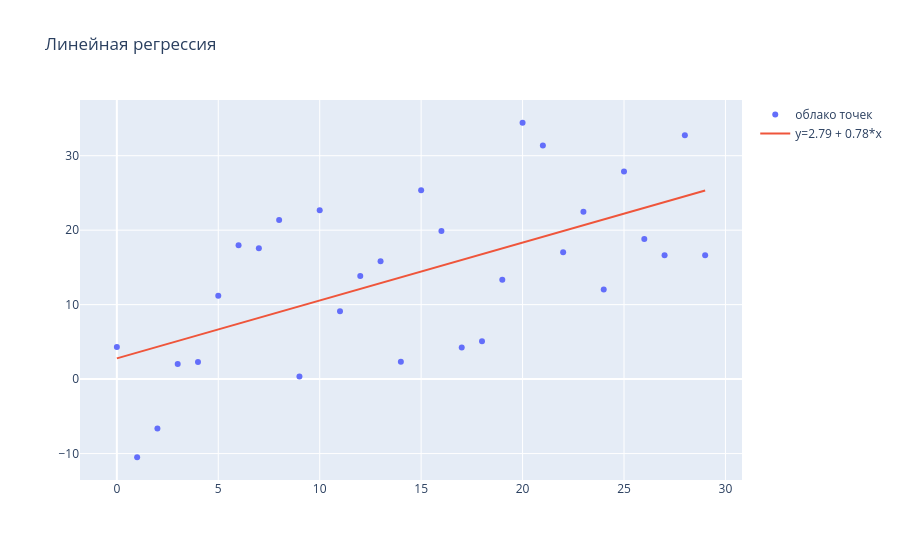

The notebook cell this image was saved under:
### Code cell
import plotly.graph_objects as go

fig = go.Figure()
fig.add_trace(
    go.Scatter(
        y=y1,
        x=x,
        mode='markers',
        name='облако точек')
)
name = f'y={b0:.2f} + {b1:.2f}*x'
fig.add_trace(
    go.Scatter(
        y=y_pred,
        x=x,
        mode='lines',
        name=name)
)
fig.update_layout(title_text="Линейная регрессия")
fig.show()

### Figure 1 — Plotly figure (JSON) as saved in the notebook; plotly's stock layout.template omitted (floating-point values rounded to 4 significant figures)
{"data": [{"mode": "markers", "name": "облако точек", "type": "scatter", "x": [0, 1, 2, 3, 4, 5, 6, 7, 8, 9, 10, 11, 12, 13, 14, 15, 16, 17, 18, 19, 20, 21, 22, 23, 24, 25, 26, 27, 28, 29], "y": [4.308, -10.49, -6.625, 2.012, 2.306, 11.19, 17.96, 17.59, 21.37, 0.3402, 22.67, 9.124, 13.84, 15.83, 2.328, 25.37, 19.89, 4.252, 5.089, 13.35, 34.42, 31.38, 17.02, 22.49, 12.02, 27.87, 18.8, 16.63, 32.74, 16.63]}, {"mode": "lines", "name": "y=2.79 + 0.78*x", "type": "scatter", "x": [0, 1, 2, 3, 4, 5, 6, 7, 8, 9, 10, 11, 12, 13, 14, 15, 16, 17, 18, 19, 20, 21, 22, 23, 24, 25, 26, 27, 28, 29], "y": [2.787, 3.564, 4.341, 5.118, 5.896, 6.673, 7.45, 8.227, 9.004, 9.782, 10.56, 11.34, 12.11, 12.89, 13.67, 14.44, 15.22, 16.0, 16.78, 17.55, 18.33, 19.11, 19.88, 20.66, 21.44, 22.22, 22.99, 23.77, 24.55, 25.33]}], "layout": {"title": {"text": "Линейная регрессия"}}}
